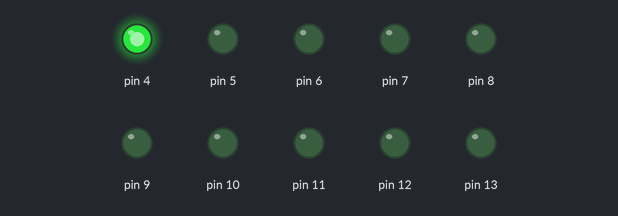
A sketch run on a simulated Arduino Uno, built with avr-gcc and run on an emulated ATmega328P. Parts: output pins drawn as LEDs (lit = HIGH).

Above: at 0.1 s.
At 2.1 s:
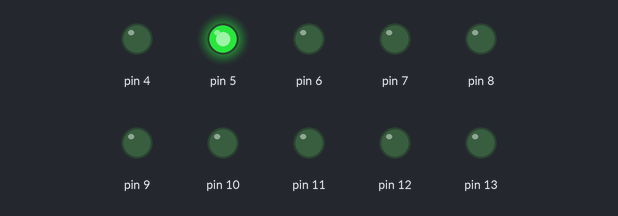
At 4.1 s:
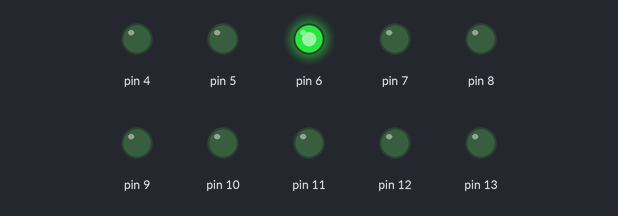
At 8.1 s:
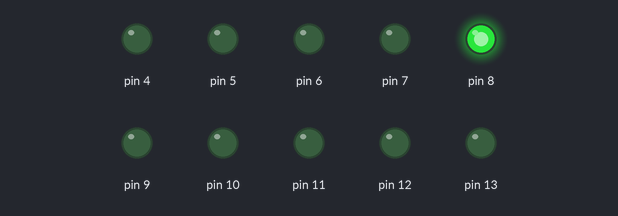
At 12.1 s:
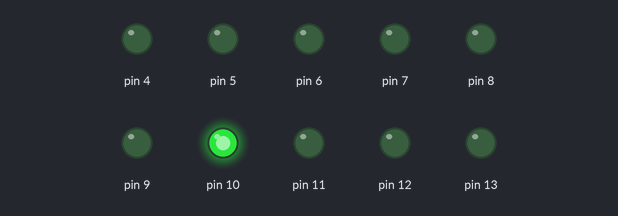
At 18.1 s:
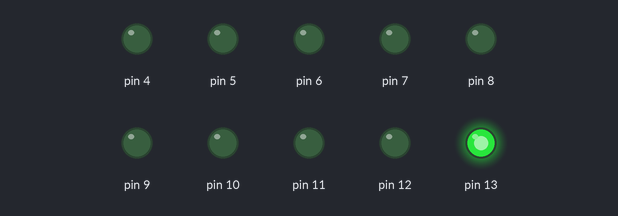
Timing chart, 0 to 40.0 s (numbered marks = the images above):
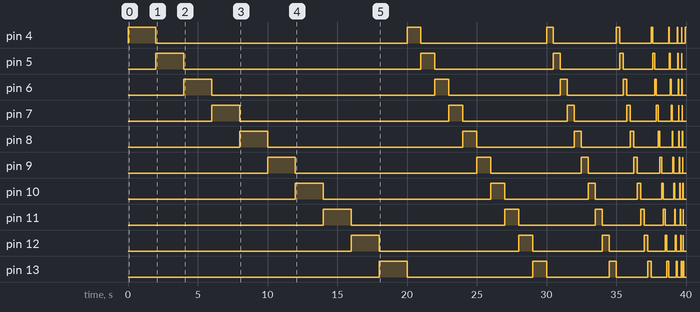

The sketch:

Running_light.ino
```cpp
int temp_delay = 2000;

void setup() {
  pinMode(4, OUTPUT);
  pinMode(5, OUTPUT);
  pinMode(6, OUTPUT);
  pinMode(7, OUTPUT);
  pinMode(8, OUTPUT);
  pinMode(9, OUTPUT);
  pinMode(10, OUTPUT);
  pinMode(11, OUTPUT);
  pinMode(12, OUTPUT);
  pinMode(13, OUTPUT);
}

void loop() {
  for (size_t i = 0; i < 10; i++) {
    for (size_t j = 4; j < 14; j++) {
        digitalWrite(j, HIGH);
        if (j > 4) digitalWrite(j - 1, LOW);
        delay(temp_delay);
        if (j == 13) digitalWrite(13, LOW);
    }
    temp_delay = temp_delay / 2;
  }
  temp_delay = 2000;
}
```

Measured:
- by itself, pin 4: LOW → HIGH at 0.00 s, → LOW 2.0 s later, → HIGH 18.0 s later, → LOW 1.0 s later, … (17 changes in this stretch)
- by itself, pin 5: LOW → HIGH at 2.0 s, → LOW 2.0 s later, → HIGH 17.0 s later, → LOW 1.0 s later, … (16 changes in this stretch)
- by itself, pin 6: LOW → HIGH at 4.0 s, → LOW 2.0 s later, → HIGH 16.0 s later, → LOW 1.0 s later, … (16 changes in this stretch)
- by itself, pin 7: LOW → HIGH at 6.0 s, → LOW 2.0 s later, → HIGH 15.0 s later, → LOW 1.0 s later, … (16 changes in this stretch)
- by itself, pin 8: LOW → HIGH at 8.0 s, → LOW 2.0 s later, → HIGH 14.0 s later, → LOW 1.0 s later, … (16 changes in this stretch)
- by itself, pin 9: LOW → HIGH at 10.0 s, → LOW 2.0 s later, → HIGH 13.0 s later, → LOW 1.0 s later, … (16 changes in this stretch)
- by itself, pin 10: LOW → HIGH at 12.0 s, → LOW 2.0 s later, → HIGH 12.0 s later, → LOW 1.0 s later, … (16 changes in this stretch)
- by itself, pin 11: LOW → HIGH at 14.0 s, → LOW 2.0 s later, → HIGH 11.0 s later, → LOW 1.0 s later, … (16 changes in this stretch)
